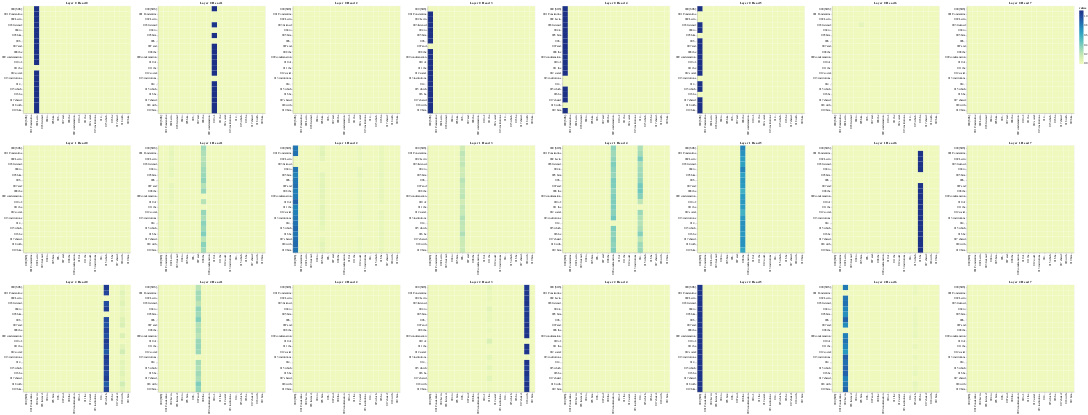

Source (notebook cell):
### Code cell
layers = [0, 1, 2]
heads = [0, 1, 2, 3, 4, 5, 6, 7]

# Encoder Self-Attention
get_all_attention_maps("encoder", layers, heads, encoder_input_tokens, encoder_input_tokens, min(20, sentence_len))

### Figure 1 — Vega-Lite specification as saved in the notebook (floating-point values rounded to 4 significant figures; data arrays with more than 128 entries replaced by an {"elided": "..."} marker saying what was removed)
{"config": {"view": {"continuousWidth": 300, "continuousHeight": 300}}, "vconcat": [{"hconcat": [{"data": {"name": "data-8f299de4587dc90ce5624fc345e6fb45"}, "mark": {"type": "rect"}, "encoding": {"color": {"field": "value", "type": "quantitative"}, "tooltip": [{"field": "row", "type": "quantitative"}, {"field": "column", "type": "quantitative"}, {"field": "value", "type": "quantitative"}, {"field": "row_token", "type": "nominal"}, {"field": "col_token", "type": "nominal"}], "x": {"axis": {"title": ""}, "field": "col_token", "type": "nominal"}, "y": {"axis": {"title": ""}, "field": "row_token", "type": "nominal"}}, "height": 400, "name": "view_97", "title": "Layer 0 Head 0", "width": 400}, {"data": {"name": "data-c124f274b7d11e265bea31574753b948"}, "mark": {"type": "rect"}, "encoding": {"color": {"field": "value", "type": "quantitative"}, "tooltip": [{"field": "row", "type": "quantitative"}, {"field": "column", "type": "quantitative"}, {"field": "value", "type": "quantitative"}, {"field": "row_token", "type": "nominal"}, {"field": "col_token", "type": "nominal"}], "x": {"axis": {"title": ""}, "field": "col_token", "type": "nominal"}, "y": {"axis": {"title": ""}, "field": "row_token", "type": "nominal"}}, "height": 400, "name": "view_98", "title": "Layer 0 Head 1", "width": 400}, {"data": {"name": "data-87e3abe3ee44400195a555ba62021fc4"}, "mark": {"type": "rect"}, "encoding": {"color": {"field": "value", "type": "quantitative"}, "tooltip": [{"field": "row", "type": "quantitative"}, {"field": "column", "type": "quantitative"}, {"field": "value", "type": "quantitative"}, {"field": "row_token", "type": "nominal"}, {"field": "col_token", "type": "nominal"}], "x": {"axis": {"title": ""}, "field": "col_token", "type": "nominal"}, "y": {"axis": {"title": ""}, "field": "row_token", "type": "nominal"}}, "height": 400, "name": "view_99", "title": "Layer 0 Head 2", "width": 400}, {"data": {"name": "data-db09972e76efb4d601616c1e3e43e9c2"}, "mark": {"type": "rect"}, "encoding": {"color": {"field": "value", "type": "quantitative"}, "tooltip": [{"field": "row", "type": "quantitative"}, {"field": "column", "type": "quantitative"}, {"field": "value", "type": "quantitative"}, {"field": "row_token", "type": "nominal"}, {"field": "col_token", "type": "nominal"}], "x": {"axis": {"title": ""}, "field": "col_token", "type": "nominal"}, "y": {"axis": {"title": ""}, "field": "row_token", "type": "nominal"}}, "height": 400, "name": "view_100", "title": "Layer 0 Head 3", "width": 400}, {"data": {"name": "data-0bf5c7e49f17709a06af6d7a45582578"}, "mark": {"type": "rect"}, "encoding": {"color": {"field": "value", "type": "quantitative"}, "tooltip": [{"field": "row", "type": "quantitative"}, {"field": "column", "type": "quantitative"}, {"field": "value", "type": "quantitative"}, {"field": "row_token", "type": "nominal"}, {"field": "col_token", "type": "nominal"}], "x": {"axis": {"title": ""}, "field": "col_token", "type": "nominal"}, "y": {"axis": {"title": ""}, "field": "row_token", "type": "nominal"}}, "height": 400, "name": "view_101", "title": "Layer 0 Head 4", "width": 400}, {"data": {"name": "data-6c890d76fb1c4c057465451e310a75d5"}, "mark": {"type": "rect"}, "encoding": {"color": {"field": "value", "type": "quantitative"}, "tooltip": [{"field": "row", "type": "quantitative"}, {"field": "column", "type": "quantitative"}, {"field": "value", "type": "quantitative"}, {"field": "row_token", "type": "nominal"}, {"field": "col_token", "type": "nominal"}], "x": {"axis": {"title": ""}, "field": "col_token", "type": "nominal"}, "y": {"axis": {"title": ""}, "field": "row_token", "type": "nominal"}}, "height": 400, "name": "view_102", "title": "Layer 0 Head 5", "width": 400}, {"data": {"name": "data-20ee25ff9182f3f63500e0317ee22843"}, "mark": {"type": "rect"}, "encoding": {"color": {"field": "value", "type": "quantitative"}, "tooltip": [{"field": "row", "type": "quantitative"}, {"field": "column", "type": "quantitative"}, {"field": "value", "type": "quantitative"}, {"field": "row_token", "type": "nominal"}, {"field": "col_token", "type": "nominal"}], "x": {"axis": {"title": ""}, "field": "col_token", "type": "nominal"}, "y": {"axis": {"title": ""}, "field": "row_token", "type": "nominal"}}, "height": 400, "name": "view_103", "title": "Layer 0 Head 6", "width": 400}, {"data": {"name": "data-31016d7cf5bd775803d55c95063ae190"}, "mark": {"type": "rect"}, "encoding": {"color": {"field": "value", "type": "quantitative"}, "tooltip": [{"field": "row", "type": "quantitative"}, {"field": "column", "type": "quantitative"}, {"field": "value", "type": "quantitative"}, {"field": "row_token", "type": "nominal"}, {"field": "col_token", "type": "nominal"}], "x": {"axis": {"title": ""}, "field": "col_token", "type": "nominal"}, "y": {"axis": {"title": ""}, "field": "row_token", "type": "nominal"}}, "height": 400, "name": "view_104", "title": "Layer 0 Head 7", "width": 400}]}, {"hconcat": [{"data": {"name": "data-d4115a427e345c7e1c8e95bfe5ede8fb"}, "mark": {"type": "rect"}, "encoding": {"color": {"field": "value", "type": "quantitative"}, "tooltip": [{"field": "row", "type": "quantitative"}, {"field": "column", "type": "quantitative"}, {"field": "value", "type": "quantitative"}, {"field": "row_token", "type": "nominal"}, {"field": "col_token", "type": "nominal"}], "x": {"axis": {"title": ""}, "field": "col_token", "type": "nominal"}, "y": {"axis": {"title": ""}, "field": "row_token", "type": "nominal"}}, "height": 400, "name": "view_105", "title": "Layer 1 Head 0", "width": 400}, {"data": {"name": "data-6b05f9e123b919c946c7c6a104161314"}, "mark": {"type": "rect"}, "encoding": {"color": {"field": "value", "type": "quantitative"}, "tooltip": [{"field": "row", "type": "quantitative"}, {"field": "column", "type": "quantitative"}, {"field": "value", "type": "quantitative"}, {"field": "row_token", "type": "nominal"}, {"field": "col_token", "type": "nominal"}], "x": {"axis": {"title": ""}, "field": "col_token", "type": "nominal"}, "y": {"axis": {"title": ""}, "field": "row_token", "type": "nominal"}}, "height": 400, "name": "view_106", "title": "Layer 1 Head 1", "width": 400}, {"data": {"name": "data-1e0ee0f72d75d82fe53549618e181885"}, "mark": {"type": "rect"}, "encoding": {"color": {"field": "value", "type": "quantitative"}, "tooltip": [{"field": "row", "type": "quantitative"}, {"field": "column", "type": "quantitative"}, {"field": "value", "type": "quantitative"}, {"field": "row_token", "type": "nominal"}, {"field": "col_token", "type": "nominal"}], "x": {"axis": {"title": ""}, "field": "col_token", "type": "nominal"}, "y": {"axis": {"title": ""}, "field": "row_token", "type": "nominal"}}, "height": 400, "name": "view_107", "title": "Layer 1 Head 2", "width": 400}, {"data": {"name": "data-6cdc89118d6d317538e953116ab8702d"}, "mark": {"type": "rect"}, "encoding": {"color": {"field": "value", "type": "quantitative"}, "tooltip": [{"field": "row", "type": "quantitative"}, {"field": "column", "type": "quantitative"}, {"field": "value", "type": "quantitative"}, {"field": "row_token", "type": "nominal"}, {"field": "col_token", "type": "nominal"}], "x": {"axis": {"title": ""}, "field": "col_token", "type": "nominal"}, "y": {"axis": {"title": ""}, "field": "row_token", "type": "nominal"}}, "height": 400, "name": "view_108", "title": "Layer 1 Head 3", "width": 400}, {"data": {"name": "data-9f2916cd176c3dddc3afaefb4c32bccc"}, "mark": {"type": "rect"}, "encoding": {"color": {"field": "value", "type": "quantitative"}, "tooltip": [{"field": "row", "type": "quantitative"}, {"field": "column", "type": "quantitative"}, {"field": "value", "type": "quantitative"}, {"field": "row_token", "type": "nominal"}, {"field": "col_token", "type": "nominal"}], "x": {"axis": {"title": ""}, "field": "col_token", "type": "nominal"}, "y": {"axis": {"title": ""}, "field": "row_token", "type": "nominal"}}, "height": 400, "name": "view_109", "title": "Layer 1 Head 4", "width": 400}, {"data": {"name": "data-7706d98f72aaed917f7d53e03b1aa653"}, "mark": {"type": "rect"}, "encoding": {"color": {"field": "value", "type": "quantitative"}, "tooltip": [{"field": "row", "type": "quantitative"}, {"field": "column", "type": "quantitative"}, {"field": "value", "type": "quantitative"}, {"field": "row_token", "type": "nominal"}, {"field": "col_token", "type": "nominal"}], "x": {"axis": {"title": ""}, "field": "col_token", "type": "nominal"}, "y": {"axis": {"title": ""}, "field": "row_token", "type": "nominal"}}, "height": 400, "name": "view_110", "title": "Layer 1 Head 5", "width": 400}, {"data": {"name": "data-1f81b0e890b06829119a3865912605cc"}, "mark": {"type": "rect"}, "encoding": {"color": {"field": "value", "type": "quantitative"}, "tooltip": [{"field": "row", "type": "quantitative"}, {"field": "column", "type": "quantitative"}, {"field": "value", "type": "quantitative"}, {"field": "row_token", "type": "nominal"}, {"field": "col_token", "type": "nominal"}], "x": {"axis": {"title": ""}, "field": "col_token", "type": "nominal"}, "y": {"axis": {"title": ""}, "field": "row_token", "type": "nominal"}}, "height": 400, "name": "view_111", "title": "Layer 1 Head 6", "width": 400}, {"data": {"name": "data-a1519a572f8b2ddd7de53e383f0c7308"}, "mark": {"type": "rect"}, "encoding": {"color": {"field": "value", "type": "quantitative"}, "tooltip": [{"field": "row", "type": "quantitative"}, {"field": "column", "type": "quantitative"}, {"field": "value", "type": "quantitative"}, {"field": "row_token", "type": "nominal"}, {"field": "col_token", "type": "nominal"}], "x": {"axis": {"title": ""}, "field": "col_token", "type": "nominal"}, "y": {"axis": {"title": ""}, "field": "row_token", "type": "nominal"}}, "height": 400, "name": "view_112", "title": "Layer 1 Head 7", "width": 400}]}, {"hconcat": [{"data": {"name": "data-e62cab6f3956ec3b5442eecc6d920af3"}, "mark": {"type": "rect"}, "encoding": {"color": {"field": "value", "type": "quantitative"}, "tooltip": [{"field": "row", "type": "quantitative"}, {"field": "column", "type": "quantitative"}, {"field": "value", "type": "quantitative"}, {"field": "row_token", "type": "nominal"}, {"field": "col_token", "type": "nominal"}], "x": {"axis": {"title": ""}, "field": "col_token", "type": "nominal"}, "y": {"axis": {"title": ""}, "field": "row_token", "type": "nominal"}}, "height": 400, "name": "view_113", "title": "Layer 2 Head 0", "width": 400}, {"data": {"name": "data-723e9655077791213e25beeae9478751"}, "mark": {"type": "rect"}, "encoding": {"color": {"field": "value", "type": "quantitative"}, "tooltip": [{"field": "row", "type": "quantitative"}, {"field": "column", "type": "quantitative"}, {"field": "value", "type": "quantitative"}, {"field": "row_token", "type": "nominal"}, {"field": "col_token", "type": "nominal"}], "x": {"axis": {"title": ""}, "field": "col_token", "type": "nominal"}, "y": {"axis": {"title": ""}, "field": "row_token", "type": "nominal"}}, "height": 400, "name": "view_114", "title": "Layer 2 Head 1", "width": 400}, {"data": {"name": "data-e4e81af87a662c01694527e8ba80d4fd"}, "mark": {"type": "rect"}, "encoding": {"color": {"field": "value", "type": "quantitative"}, "tooltip": [{"field": "row", "type": "quantitative"}, {"field": "column", "type": "quantitative"}, {"field": "value", "type": "quantitative"}, {"field": "row_token", "type": "nominal"}, {"field": "col_token", "type": "nominal"}], "x": {"axis": {"title": ""}, "field": "col_token", "type": "nominal"}, "y": {"axis": {"title": ""}, "field": "row_token", "type": "nominal"}}, "height": 400, "name": "view_115", "title": "Layer 2 Head 2", "width": 400}, {"data": {"name": "data-a5c707fe9e270059bdb19b6b6241b6c7"}, "mark": {"type": "rect"}, "encoding": {"color": {"field": "value", "type": "quantitative"}, "tooltip": [{"field": "row", "type": "quantitative"}, {"field": "column", "type": "quantitative"}, {"field": "value", "type": "quantitative"}, {"field": "row_token", "type": "nominal"}, {"field": "col_token", "type": "nominal"}], "x": {"axis": {"title": ""}, "field": "col_token", "type": "nominal"}, "y": {"axis": {"title": ""}, "field": "row_token", "type": "nominal"}}, "height": 400, "name": "view_116", "title": "Layer 2 Head 3", "width": 400}, {"data": {"name": "data-c86ba9f60d3a94caf720b729dad0abab"}, "mark": {"type": "rect"}, "encoding": {"color": {"field": "value", "type": "quantitative"}, "tooltip": [{"field": "row", "type": "quantitative"}, {"field": "column", "type": "quantitative"}, {"field": "value", "type": "quantitative"}, {"field": "row_token", "type": "nominal"}, {"field": "col_token", "type": "nominal"}], "x": {"axis": {"title": ""}, "field": "col_token", "type": "nominal"}, "y": {"axis": {"title": ""}, "field": "row_token", "type": "nominal"}}, "height": 400, "name": "view_117", "title": "Layer 2 Head 4", "width": 400}, {"data": {"name": "data-67a4a0a03ada842371eb6ef20eb15c8c"}, "mark": {"type": "rect"}, "encoding": {"color": {"field": "value", "type": "quantitative"}, "tooltip": [{"field": "row", "type": "quantitative"}, {"field": "column", "type": "quantitative"}, {"field": "value", "type": "quantitative"}, {"field": "row_token", "type": "nominal"}, {"field": "col_token", "type": "nominal"}], "x": {"axis": {"title": ""}, "field": "col_token", "type": "nominal"}, "y": {"axis": {"title": ""}, "field": "row_token", "type": "nominal"}}, "height": 400, "name": "view_118", "title": "Layer 2 Head 5", "width": 400}, {"data": {"name": "data-186184babd15b99446a5746022195f1b"}, "mark": {"type": "rect"}, "encoding": {"color": {"field": "value", "type": "quantitative"}, "tooltip": [{"field": "row", "type": "quantitative"}, {"field": "column", "type": "quantitative"}, {"field": "value", "type": "quantitative"}, {"field": "row_token", "type": "nominal"}, {"field": "col_token", "type": "nominal"}], "x": {"axis": {"title": ""}, "field": "col_token", "type": "nominal"}, "y": {"axis": {"title": ""}, "field": "row_token", "type": "nominal"}}, "height": 400, "name": "view_119", "title": "Layer 2 Head 6", "width": 400}, {"data": {"name": "data-9792d5d5218c6148cf96c9b5f0768681"}, "mark": {"type": "rect"}, "encoding": {"color": {"field": "value", "type": "quantitative"}, "tooltip": [{"field": "row", "type": "quantitative"}, {"field": "column", "type": "quantitative"}, {"field": "value", "type": "quantitative"}, {"field": "row_token", "type": "nominal"}, {"field": "col_token", "type": "nominal"}], "x": {"axis": {"title": ""}, "field": "col_token", "type": "nominal"}, "y": {"axis": {"title": ""}, "field": "row_token", "type": "nominal"}}, "height": 400, "name": "view_120", "title": "Layer 2 Head 7", "width": 400}]}], "params": [{"name": "param_97", "select": {"type": "interval", "encodings": ["x", "y"]}, "bind": "scales", "views": ["view_97"]}, {"name": "param_98", "select": {"type": "interval", "encodings": ["x", "y"]}, "bind": "scales", "views": ["view_98"]}, {"name": "param_99", "select": {"type": "interval", "encodings": ["x", "y"]}, "bind": "scales", "views": ["view_99"]}, {"name": "param_100", "select": {"type": "interval", "encodings": ["x", "y"]}, "bind": "scales", "views": ["view_100"]}, {"name": "param_101", "select": {"type": "interval", "encodings": ["x", "y"]}, "bind": "scales", "views": ["view_101"]}, {"name": "param_102", "select": {"type": "interval", "encodings": ["x", "y"]}, "bind": "scales", "views": ["view_102"]}, {"name": "param_103", "select": {"type": "interval", "encodings": ["x", "y"]}, "bind": "scales", "views": ["view_103"]}, {"name": "param_104", "select": {"type": "interval", "encodings": ["x", "y"]}, "bind": "scales", "views": ["view_104"]}, {"name": "param_105", "select": {"type": "interval", "encodings": ["x", "y"]}, "bind": "scales", "views": ["view_105"]}, {"name": "param_106", "select": {"type": "interval", "encodings": ["x", "y"]}, "bind": "scales", "views": ["view_106"]}, {"name": "param_107", "select": {"type": "interval", "encodings": ["x", "y"]}, "bind": "scales", "views": ["view_107"]}, {"name": "param_108", "select": {"type": "interval", "encodings": ["x", "y"]}, "bind": "scales", "views": ["view_108"]}, {"name": "param_109", "select": {"type": "interval", "encodings": ["x", "y"]}, "bind": "scales", "views": ["view_109"]}, {"name": "param_110", "select": {"type": "interval", "encodings": ["x", "y"]}, "bind": "scales", "views": ["view_110"]}, {"name": "param_111", "select": {"type": "interval", "encodings": ["x", "y"]}, "bind": "scales", "views": ["view_111"]}, {"name": "param_112", "select": {"type": "interval", "encodings": ["x", "y"]}, "bind": "scales", "views": ["view_112"]}, {"name": "param_113", "select": {"type": "interval", "encodings": ["x", "y"]}, "bind": "scales", "views": ["view_113"]}, {"name": "param_114", "select": {"type": "interval", "encodings": ["x", "y"]}, "bind": "scales", "views": ["view_114"]}, {"name": "param_115", "select": {"type": "interval", "encodings": ["x", "y"]}, "bind": "scales", "views": ["view_115"]}, {"name": "param_116", "select": {"type": "interval", "encodings": ["x", "y"]}, "bind": "scales", "views": ["view_116"]}, {"name": "param_117", "select": {"type": "interval", "encodings": ["x", "y"]}, "bind": "scales", "views": ["view_117"]}, {"name": "param_118", "select": {"type": "interval", "encodings": ["x", "y"]}, "bind": "scales", "views": ["view_118"]}, {"name": "param_119", "select": {"type": "interval", "encodings": ["x", "y"]}, "bind": "scales", "views": ["view_119"]}, {"name": "param_120", "select": {"type": "interval", "encodings": ["x", "y"]}, "bind": "scales", "views": ["view_120"]}], "$schema": "https://vega.github.io/schema/vega-lite/v5.17.0.json", "datasets": {"data-8f299de4587dc90ce5624fc345e6fb45": {"elided": "400 records"}, "data-c124f274b7d11e265bea31574753b948": {"elided": "400 records"}, "data-87e3abe3ee44400195a555ba62021fc4": {"elided": "400 records"}, "data-db09972e76efb4d601616c1e3e43e9c2": {"elided": "400 records"}, "data-0bf5c7e49f17709a06af6d7a45582578": {"elided": "400 records"}, "data-6c890d76fb1c4c057465451e310a75d5": {"elided": "400 records"}, "data-20ee25ff9182f3f63500e0317ee22843": {"elided": "400 records"}, "data-31016d7cf5bd775803d55c95063ae190": {"elided": "400 records"}, "data-d4115a427e345c7e1c8e95bfe5ede8fb": {"elided": "400 records"}, "data-6b05f9e123b919c946c7c6a104161314": {"elided": "400 records"}, "data-1e0ee0f72d75d82fe53549618e181885": {"elided": "400 records"}, "data-6cdc89118d6d317538e953116ab8702d": {"elided": "400 records"}, "data-9f2916cd176c3dddc3afaefb4c32bccc": {"elided": "400 records"}, "data-7706d98f72aaed917f7d53e03b1aa653": {"elided": "400 records"}, "data-1f81b0e890b06829119a3865912605cc": {"elided": "400 records"}, "data-a1519a572f8b2ddd7de53e383f0c7308": {"elided": "400 records"}, "data-e62cab6f3956ec3b5442eecc6d920af3": {"elided": "400 records"}, "data-723e9655077791213e25beeae9478751": {"elided": "400 records"}, "data-e4e81af87a662c01694527e8ba80d4fd": {"elided": "400 records"}, "data-a5c707fe9e270059bdb19b6b6241b6c7": {"elided": "400 records"}, "data-c86ba9f60d3a94caf720b729dad0abab": {"elided": "400 records"}, "data-67a4a0a03ada842371eb6ef20eb15c8c": {"elided": "400 records"}, "data-186184babd15b99446a5746022195f1b": {"elided": "400 records"}, "data-9792d5d5218c6148cf96c9b5f0768681": {"elided": "400 records"}}}
